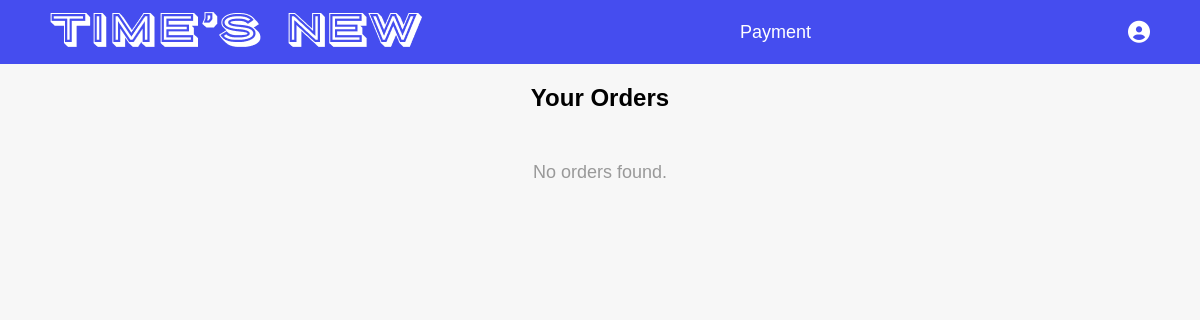
Page /orders.php (signed in) on the earlier database version.
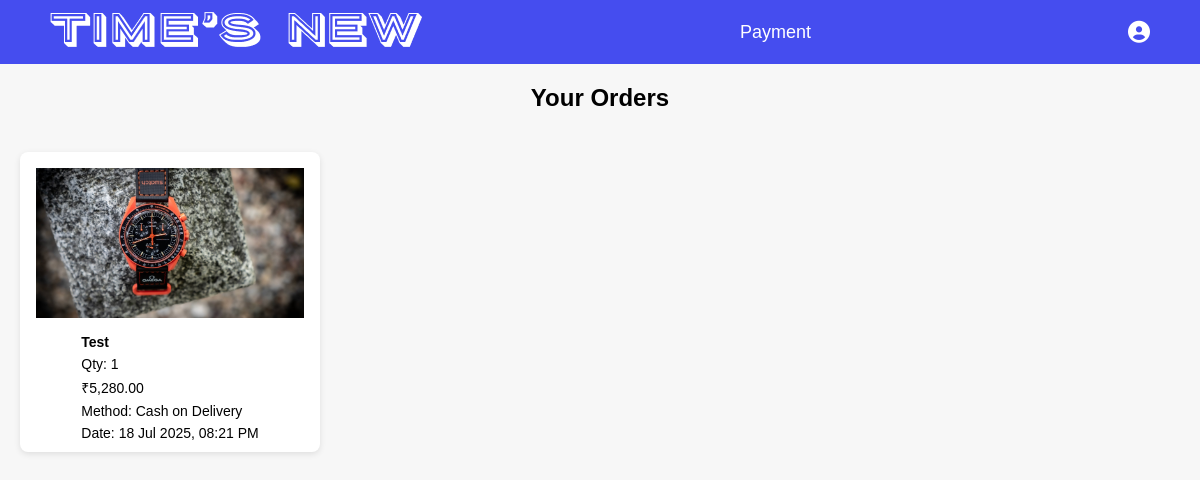
Same page on the later database version.
### tables this page shows
CREATE TABLE `orders` (
  `id` int(11) NOT NULL,
  `product_id` int(11) DEFAULT NULL,
  `quantity` int(11) DEFAULT 1,
  `price` decimal(10,2) DEFAULT NULL,
  `created_at` datetime DEFAULT current_timestamp(),
  `payment_method` varchar(50) DEFAULT NULL,
  `fullname` varchar(100) DEFAULT NULL,
  `address` text DEFAULT NULL,
  `city` varchar(100) DEFAULT NULL,
  `pincode` varchar(10) DEFAULT NULL,
  `phone` varchar(15) DEFAULT NULL,
  `user_id` int(11) DEFAULT NULL
);

CREATE TABLE `products` (
  `id` int(11) NOT NULL,
  `name` varchar(255) NOT NULL,
  `price` decimal(10,2) NOT NULL,
  `discount_percent` int(11) DEFAULT 0,
  `type` varchar(100) DEFAULT NULL,
  `brand` varchar(100) DEFAULT NULL,
  `image_path` varchar(255) DEFAULT NULL,
  `quantity` int(11) NOT NULL DEFAULT 0
);

### orders.php (the view, shortened to what this page needs)
<?php
include 'db.php';
$user_id = $_SESSION['user_id'];
$sql = "SELECT
            o.id AS order_id,
            o.product_id,
            o.quantity,
            o.price,
            o.payment_method,
            o.created_at,
            p.name AS product_name,
            p.image_path
        FROM orders o
        JOIN products p ON o.product_id = p.id
        WHERE o.user_id = ?
        ORDER BY o.created_at DESC";
$stmt = $conn->prepare($sql);
$stmt->bind_param("i", $user_id);
$stmt->execute();
$result = $stmt->get_result();
?>
<!DOCTYPE html>
<html>
<head>
  <link rel="stylesheet" href="./css/nav.css">
 <link rel="stylesheet" href="./css/order.css">
 <link rel="stylesheet" href="https://cdnjs.cloudflare.com/ajax/libs/font-awesome/6.7.2/css/all.min.css" />
</head>
<body>
  <div class="navbar">
  <div class="logo"><img src="./image/Time’s new.png" alt=""></div>
  <div class="center">Payment</div>
  <div class="right">
    <i class="fas fa-user-circle profile-icon"></i>
  </div>
</div>
<h2>Your Orders</h2>
<?php if ($result->num_rows > 0): ?>
  <div class="order-grid">
    <?php while ($row = $result->fetch_assoc()): ?>
      <div class="order-card">
        <img src="uploads/<?= htmlspecialchars($row['image_path']) ?>" alt="<?= htmlspecialchars($row['product_name']) ?>">
        <div class="order-info">
          <p><strong><?= htmlspecialchars($row['product_name']) ?></strong></p>
          <p>Qty: <?= $row['quantity'] ?></p>
          <p>₹<?= number_format($row['price'], 2) ?></p>
          <p>Method: <?= $row['payment_method'] ?></p>
          <p>Date: <?= date('d M Y, h:i A', strtotime($row['created_at'])) ?></p>
        </div>
      </div>
    <?php endwhile; ?>
  </div>
<?php else: ?>
  <div class="no-orders">No orders found.</div>
<?php endif; ?>
</body>
</html>

Differences in the rows shown:
added orders: product.image_path (picture), product.name "Test", quantity "1", price "5,280.00", payment_method "Cash on Delivery", created_at "18 Jul 2025, 08:21 PM"
Other differences:
text no longer shown: "No orders found."
